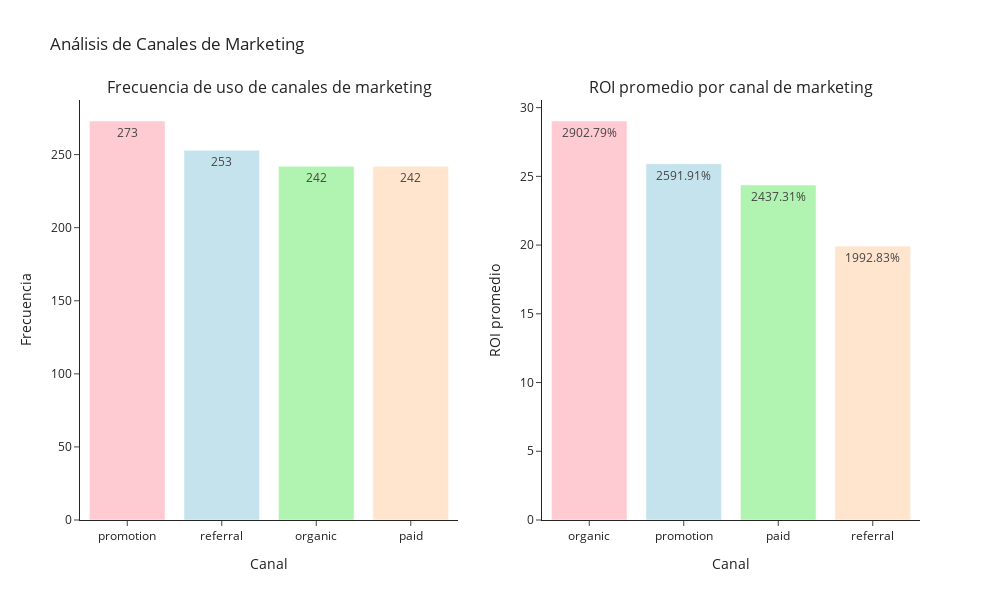

Notebook code for this chart:
### Markdown cell above
¿Qué canal de marketing se utiliza con mayor frecuencia y cuál genera mejor ROI?

### Code cell
from plotly.subplots import make_subplots

# Import plotly if not already imported
import plotly.express as px
import plotly.graph_objects as go

# Use a pastel color palette
pastel_colors = ['rgba(255, 182, 193, 0.7)', 'rgba(173, 216, 230, 0.7)', 
                'rgba(144, 238, 144, 0.7)', 'rgba(255, 218, 185, 0.7)']

# Create interactive subplots
fig = make_subplots(rows=1, cols=2, 
                   subplot_titles=['Frecuencia de uso de canales de marketing', 
                                  'ROI promedio por canal de marketing'])

# Plot channel frequency
fig.add_trace(
    go.Bar(
        x=channel_counts.index, 
        y=channel_counts.values,
        text=channel_counts.values,
        textposition='auto',
        marker_color=pastel_colors,
        hovertemplate='Canal: %{x}<br>Frecuencia: %{y}<extra></extra>'
    ),
    row=1, col=1
)

# Plot average ROI by channel
fig.add_trace(
    go.Bar(
        x=roi_by_channel.index, 
        y=roi_by_channel.values,
        text=[f'{val:.2%}' for val in roi_by_channel.values],
        textposition='auto',
        marker_color=pastel_colors,
        hovertemplate='Canal: %{x}<br>ROI: %{text}<extra></extra>'
    ),
    row=1, col=2
)

# Update layout
fig.update_layout(
    height=600, 
    width=1000,
    showlegend=False,
    title_text='Análisis de Canales de Marketing',
    template='simple_white'
)

# Add axis labels
fig.update_yaxes(title_text="Frecuencia", row=1, col=1)
fig.update_yaxes(title_text="ROI promedio", row=1, col=2)
fig.update_xaxes(title_text="Canal", row=1, col=1)
fig.update_xaxes(title_text="Canal", row=1, col=2)

# Show the figure
fig.show()

### Figure 1 — Plotly figure (JSON) as saved in the notebook; plotly's stock layout.template omitted (floating-point values rounded to 4 significant figures)
{"data": [{"hovertemplate": "Canal: %{x}<br>Frecuencia: %{y}<extra></extra>", "marker": {"color": ["rgba(255, 182, 193, 0.7)", "rgba(173, 216, 230, 0.7)", "rgba(144, 238, 144, 0.7)", "rgba(255, 218, 185, 0.7)"]}, "text": [273.0, 253.0, 242.0, 242.0], "textposition": "auto", "type": "bar", "x": ["promotion", "referral", "organic", "paid"], "xaxis": "x", "y": [273, 253, 242, 242], "yaxis": "y"}, {"hovertemplate": "Canal: %{x}<br>ROI: %{text}<extra></extra>", "marker": {"color": ["rgba(255, 182, 193, 0.7)", "rgba(173, 216, 230, 0.7)", "rgba(144, 238, 144, 0.7)", "rgba(255, 218, 185, 0.7)"]}, "text": ["2902.79%", "2591.91%", "2437.31%", "1992.83%"], "textposition": "auto", "type": "bar", "x": ["organic", "promotion", "paid", "referral"], "xaxis": "x2", "y": [29.03, 25.92, 24.37, 19.93], "yaxis": "y2"}], "layout": {"annotations": [{"font": {"size": 16}, "showarrow": false, "text": "Frecuencia de uso de canales de marketing", "x": 0.225, "xanchor": "center", "xref": "paper", "y": 1, "yanchor": "bottom", "yref": "paper"}, {"font": {"size": 16}, "showarrow": false, "text": "ROI promedio por canal de marketing", "x": 0.775, "xanchor": "center", "xref": "paper", "y": 1, "yanchor": "bottom", "yref": "paper"}], "height": 600, "showlegend": false, "title": {"text": "Análisis de Canales de Marketing"}, "width": 1000, "xaxis": {"anchor": "y", "domain": [0, 0.45], "title": {"text": "Canal"}}, "xaxis2": {"anchor": "y2", "domain": [0.55, 1], "title": {"text": "Canal"}}, "yaxis": {"anchor": "x", "domain": [0, 1], "title": {"text": "Frecuencia"}}, "yaxis2": {"anchor": "x2", "domain": [0, 1], "title": {"text": "ROI promedio"}}}}
